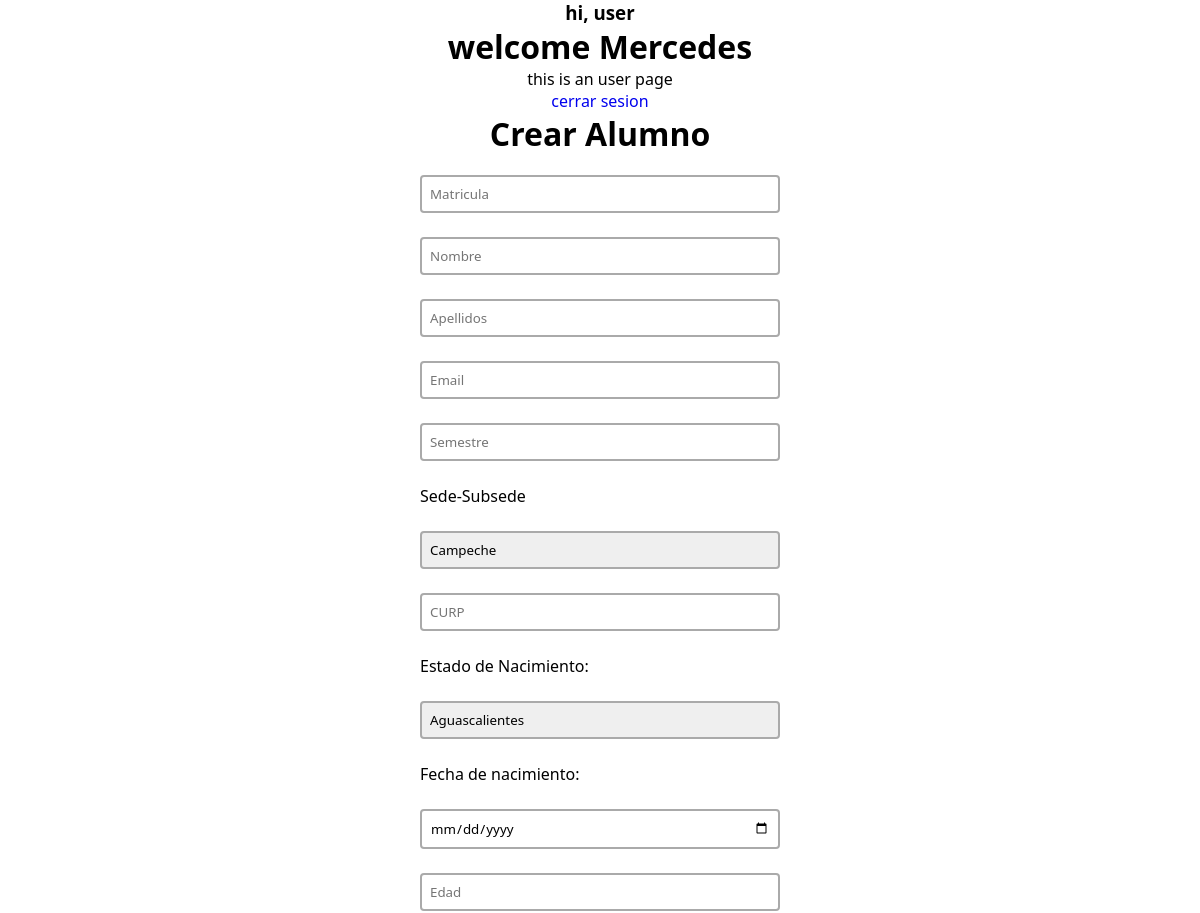
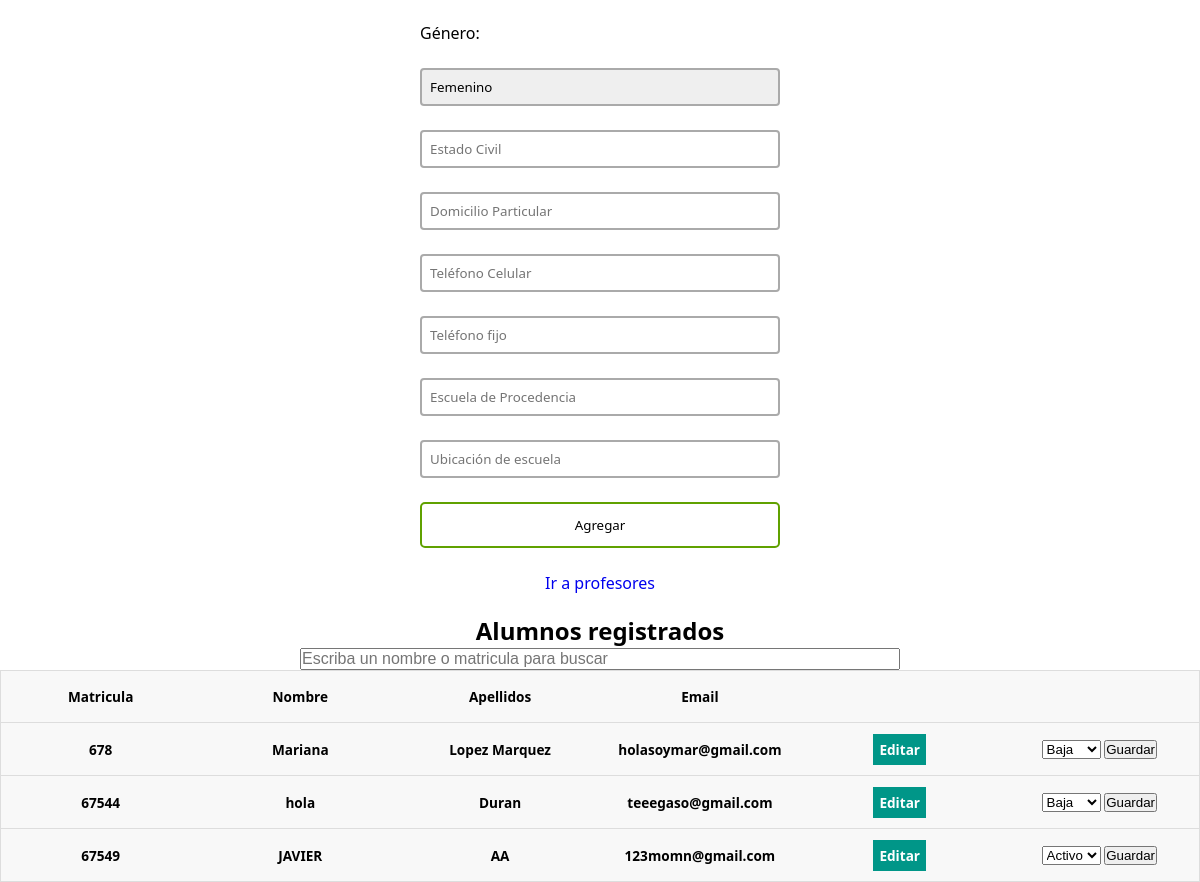
/welcome_professor.php (signed in), run on the app's committed database (2 pictures, top to bottom).
### tables this page shows
CREATE TABLE `alumnos` (
  `matricula` int(11) NOT NULL,
  `fecha_inscripcion` timestamp NULL DEFAULT current_timestamp(),
  `nombre` varchar(255) NOT NULL,
  `apellido` varchar(50) NOT NULL,
  `modulo` varchar(3) NOT NULL DEFAULT '041',
  `semestre` int(1) DEFAULT NULL,
  `sede_subsede` varchar(30) DEFAULT NULL,
  `email` varchar(255) NOT NULL,
  `curp` varchar(18) DEFAULT NULL,
  `lugar_nacimiento` varchar(50) NOT NULL,
  `fecha_nacimiento` date DEFAULT NULL,
  `edad` int(2) DEFAULT NULL,
  `genero` enum('Masculino','Femenino','Otro') DEFAULT 'Otro',
  `estado_civil` varchar(20) DEFAULT NULL,
  `domicilio_particular` text DEFAULT NULL,
  `telefono_celular` varchar(10) DEFAULT NULL,
  `telefono_fijo` varchar(10) DEFAULT NULL,
  `escuela_de_procedencia` varchar(60) DEFAULT NULL,
  `ubicacion_de_escuela` text DEFAULT NULL,
  `status` enum('activo','baja') NOT NULL DEFAULT 'activo'
);

### welcome_professor.php (the view, shortened to what this page needs)
<?php
$con = connection();
$sql = "SELECT * FROM alumnos";
$query = mysqli_query($con, $sql);
?>
<!DOCTYPE html>
<html lang="en">
<head>
    <link href="CSS/style.css" rel="stylesheet">
</head>
<body>
    <div class="content">
        <h3>hi, <span>user</span></h3>
        <h1>welcome <span><?php echo $_SESSION['user_name'] ?></span></h1>
        <p>this is an user page</p>
        <a href="logout.php" class="btn">cerrar sesion</a>
    </div>
    <div class="users-form">
        <h1>Crear Alumno</h1>
        <form action="insert_user.php" method="POST">
            <input type="text" name="matricula" placeholder="Matricula">
            <input type="text" name="nombre" placeholder="Nombre">
            <input type="text" name="apellido" placeholder="Apellidos">
            <input type="email" name="email" placeholder="Email">
            <input type="number" name="semestre" placeholder="Semestre">
            <label for="sede_subsede" style="text-align:start;">Sede-Subsede</label>
            <select id="sede_subsede" name="sede_subsede">
            <option value="Campeche">Campeche</option>
            </select>
            <input type="text" name="curp" placeholder="CURP" required>
            <label for="lugar_nacimiento" style="text-align:start;">Estado de Nacimiento:</label>
            <select name="lugar_nacimiento" id="lugar_nacimiento">
                <option value="Aguascalientes">Aguascalientes</option>
            </select>
            <p style="text-align:start;">Fecha de nacimiento:</p>
            <input type="date" name="fecha_nacimiento" placeholder="Fecha de Nacimiento">
            <input type="text" name="edad" placeholder="Edad">
            <label for="genero" style="text-align:start;">Género:</label>
            <select id="genero" name="genero">
            <option value="Femenino">Femenino</option>
            </select>
            <input type="text" name="estado_civil" placeholder="Estado Civil">
            <input type="text" name="domicilio_particular" placeholder="Domicilio Particular">
            <input type="number" name="telefono_celular" placeholder="Teléfono Celular">
            <input type="number" name="telefono_fijo" placeholder="Teléfono fijo">
            <input type="text" name="escuela_de_procedencia" placeholder="Escuela de Procedencia">
            <input type="text" name="ubicacion_de_escuela" placeholder="Ubicación de escuela">
            <input type="submit" value="Agregar">
            <a href="profesores.php">Ir a profesores</a>
        </form>
    </div>
    <div class="users-table">
        <h2>Alumnos registrados</h2>
        <input type="text" name="search_student" placeholder="Escriba un nombre o matricula para buscar" style="font-size:16px; width:50%">
        <table>
            <thead>
                <tr>
                    <th>Matricula</th>
                    <th>Nombre</th>
                    <th>Apellidos</th>
                    <th>Email</th>
                    <th></th>
                    <th></th>
                </tr>
            </thead>
            <tbody>
                <?php while ($row = mysqli_fetch_array($query)): ?>
                    <tr>
                        <th><?= $row['matricula'] ?></th>
                        <th><?= $row['nombre'] ?></th>
                        <th><?= $row['apellido'] ?></th>
                        <th><?= $row['email'] ?></th>
                        <th><a href="update.php?matricula=<?= $row['matricula'] ?>" class="users-table--edit">Editar</a></th>
                        <th>
                            <form action="update_student_status.php" method="POST">
                                <select name="status">
                                    <option value="activo" <?= $row['status'] == 'activo' ? 'selected' : '' ?>>Activo</option>
                                    <option value="baja" <?= $row['status'] == 'baja' ? 'selected' : '' ?>>Baja</option>
                                </select>
                                <button type="submit">Guardar</button>
                            </form>
                        </th>
                    </tr>
                <?php endwhile; ?>
            </tbody>
        </table>
    </div>
</body>
</html>

### CSS/style.css (style rules this page uses)
* { box-sizing: border-box; margin: 0; padding: 0; }
html { font-family: 'Segoe UI', sans-serif; text-align: center; }
a { text-decoration: none; }
.users-form form { display: flex; flex-direction: column; gap: 24px; width: 30%; margin: 20px auto; text-align: center; }
.users-form form input, .users-form form select { font-family: 'Segoe UI', sans-serif; padding: 8px; border: 2px solid #aaa; border-radius: 4px; outline: none; transition: .3s; -webkit-appearance: none; -moz-appearance: none; appearance: none; }
.users-form form input[type=text], .users-form form input[type=password], .users-form form input[type=email], .users-form form input[type=number], .users-form form input[type=date], .users-form form select { -webkit-appearance: none; appearance: none; }
.users-form form input[type=submit] { border: none; padding: 12px 50px; text-decoration: none; transition-duration: 0.4s; cursor: pointer; border-radius: 5px; background-color: white; color: black; border: 2px solid #60a100; }
.users-table table { border: 1px solid #ccc; border-collapse: collapse; margin: 0; padding: 0; width: 100%; table-layout: fixed; }
table tr { background-color: #f8f8f8; border: 1px solid #ddd; padding: 4px; }
table th { padding: 16px; text-align: center; font-size: .85em; }
.users-table--edit { background: #009688; padding: 6px; color: #fff; text-align: center; font-weight: bold; }

### data on the page
alumnos: matricula "678", nombre "Mariana", apellido "Lopez Marquez", email "holasoymar@gmail.com", status "Baja"
alumnos: matricula "67544", nombre "hola", apellido "Duran", email "teeegaso@gmail.com", status "Baja"
alumnos: matricula "67549", nombre "JAVIER", apellido "AA", email "123momn@gmail.com", status "Activo"

### other printed values
$_SESSION['user_name'] "Mercedes"
